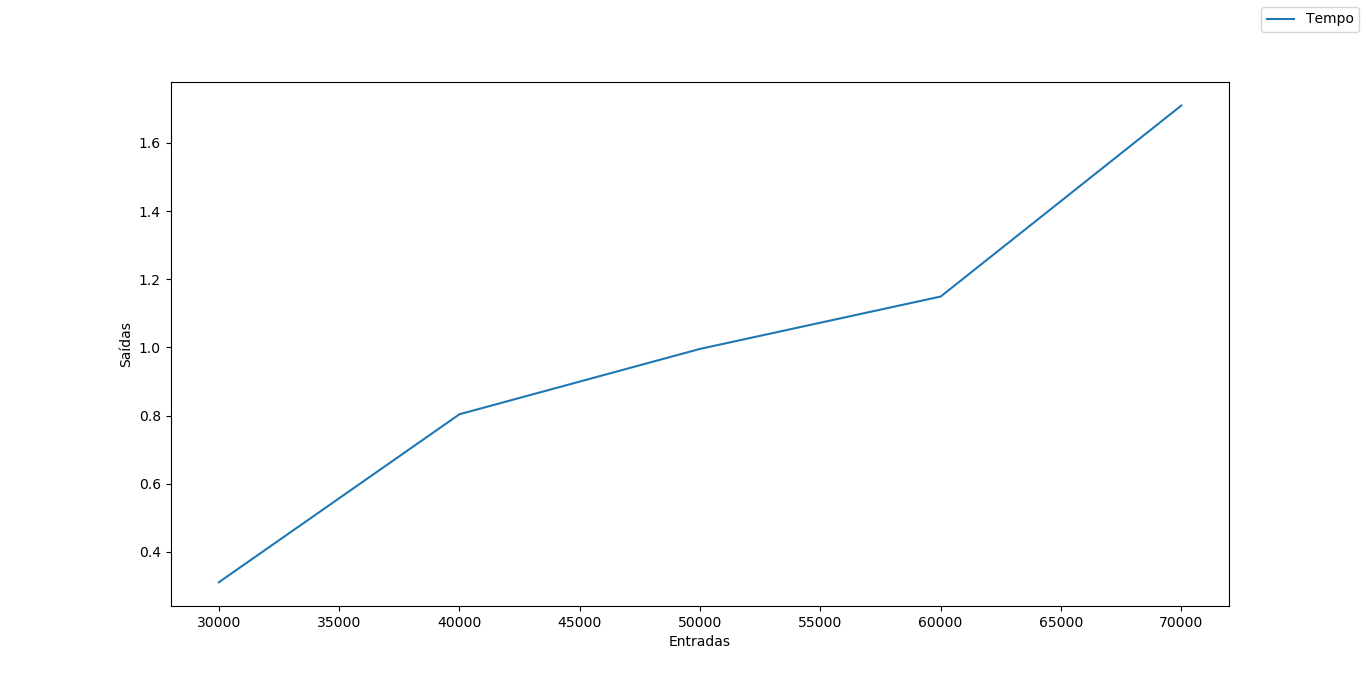

This figure's Python source:
from random import randint
import timeit
import random
import matplotlib as mpl
import matplotlib.pyplot as plt
import sys
def geralista(tam):
    lista =[]
    lista = random.sample(range(0,tam),tam)
    return lista  

def shell_sort(lista):
    contador = len(lista)//2
    while contador > 0:

      for start in range(contador):
        gapInsertionSort(lista,start,contador)

      contador = contador // 2

def gapInsertionSort(lista,start,gap):
    for i in range(start+gap,len(lista),gap):

        currentvalue = lista[i]
        pos = i

        while pos>=gap and lista[pos-gap]>currentvalue:
            lista[pos]=lista[pos-gap]
            pos = pos-gap

        lista[pos]=currentvalue


def desenhaGrafico(x,y,xl = "Entradas", yl = "Saídas", z='Tempo'):
    fig = plt.figure(figsize=(10, 8))
    ax = fig.add_subplot(111)
    ax.plot(x,y, label = z)
    ax.legend(bbox_to_anchor=(1, 1),bbox_transform=plt.gcf().transFigure)
    plt.ylabel(yl)
    plt.xlabel(xl)
    plt.savefig('teste.png', format='png')
    plt.show()



if __name__ == '__main__':
    
    z = [30000,40000,50000,60000,70000]
    lista = []
    newlista = []
    x = []
    for i in range(len(z)):
        x.append(geralista(z[i]))
    y = []
    for i in range(len(x)):
        y.append(timeit.timeit("shell_sort({})".format(x[i]), setup="from __main__ import shell_sort", number=1))

    desenhaGrafico(z,y)
